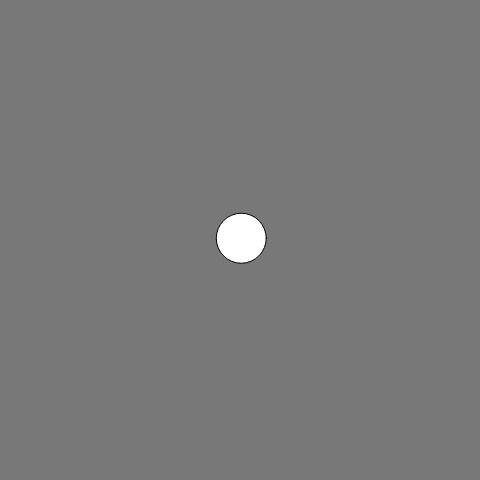
Frame 1 (no input)
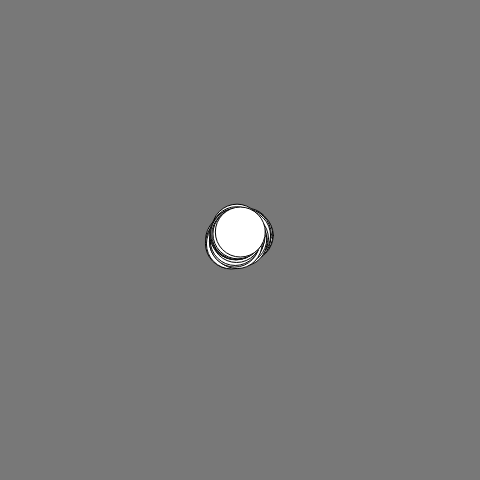
Frame 60 (no input)
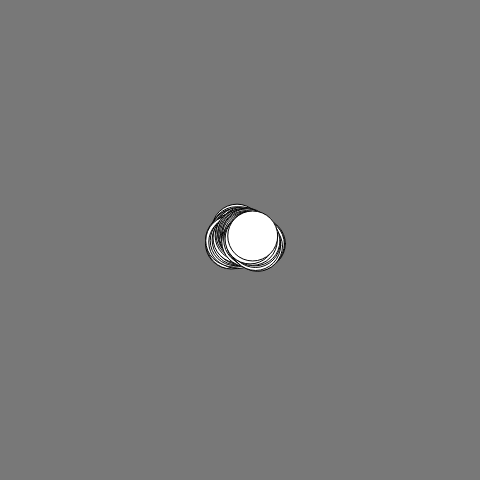
Frame 120 (the mouse pressed at the canvas centre since frame 60)

The p5.js sketch that drew these frames (run headless with seeded random() and noise() and a simulated clock; from frame 60 on, the mouse is pressed at the canvas centre):

// p5.js sketch
// ── sketch.js
let speed = 3; 
let d= 50; 
let x; 
let y;
function setup() { 
	createCanvas(480,480); 
	x = width/2; 
	y = height/2; 
	background(120); 
} 
function draw() {  
	x += random(-speed, speed);
	y += random(-speed, speed);  
	ellipse(x, y, d, d); 
}
